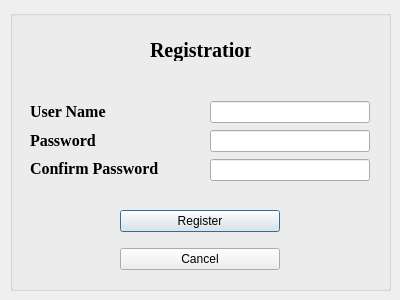
<?xml version="1.0" encoding="UTF-8"?>
<ui version="4.0">
 <class>DialogRegisterWindow</class>
 <widget class="QDialog" name="DialogRegisterWindow">
  <property name="geometry">
   <rect>
    <x>0</x>
    <y>0</y>
    <width>400</width>
    <height>300</height>
   </rect>
  </property>
  <property name="windowTitle">
   <string>Dialog</string>
  </property>
  <widget class="QGroupBox" name="groupBox">
   <property name="geometry">
    <rect>
     <x>10</x>
     <y>10</y>
     <width>381</width>
     <height>281</height>
    </rect>
   </property>
   <property name="title">
    <string/>
   </property>
   <widget class="QLabel" name="label_Registration">
    <property name="geometry">
     <rect>
      <x>140</x>
      <y>30</y>
      <width>101</width>
      <height>21</height>
     </rect>
    </property>
    <property name="font">
     <font>
      <family>Times New Roman</family>
      <pointsize>15</pointsize>
      <bold>true</bold>
     </font>
    </property>
    <property name="text">
     <string>Registration</string>
    </property>
   </widget>
   <widget class="QWidget" name="verticalLayoutWidget">
    <property name="geometry">
     <rect>
      <x>200</x>
      <y>90</y>
      <width>160</width>
      <height>84</height>
     </rect>
    </property>
    <layout class="QVBoxLayout" name="verticalLayout">
     <item>
      <widget class="QLineEdit" name="lineEdit_UserName"/>
     </item>
     <item>
      <widget class="QLineEdit" name="lineEdit_Password">
       <property name="echoMode">
        <enum>QLineEdit::EchoMode::Password</enum>
       </property>
      </widget>
     </item>
     <item>
      <widget class="QLineEdit" name="lineEdit_ConfirmPassword">
       <property name="echoMode">
        <enum>QLineEdit::EchoMode::Password</enum>
       </property>
      </widget>
     </item>
    </layout>
   </widget>
   <widget class="QWidget" name="verticalLayoutWidget_2">
    <property name="geometry">
     <rect>
      <x>20</x>
      <y>90</y>
      <width>160</width>
      <height>80</height>
     </rect>
    </property>
    <layout class="QVBoxLayout" name="verticalLayout_2">
     <item>
      <widget class="QLabel" name="label_UserName">
       <property name="font">
        <font>
         <family>Times New Roman</family>
         <pointsize>12</pointsize>
         <bold>true</bold>
         <kerning>true</kerning>
        </font>
       </property>
       <property name="text">
        <string>User Name</string>
       </property>
      </widget>
     </item>
     <item>
      <widget class="QLabel" name="label_Password">
       <property name="font">
        <font>
         <family>Times New Roman</family>
         <pointsize>12</pointsize>
         <bold>true</bold>
        </font>
       </property>
       <property name="text">
        <string>Password</string>
       </property>
      </widget>
     </item>
     <item>
      <widget class="QLabel" name="label_ConfirmPassword">
       <property name="font">
        <font>
         <family>Times New Roman</family>
         <pointsize>12</pointsize>
         <bold>true</bold>
        </font>
       </property>
       <property name="text">
        <string>Confirm Password</string>
       </property>
      </widget>
     </item>
    </layout>
   </widget>
   <widget class="QWidget" name="verticalLayoutWidget_3">
    <property name="geometry">
     <rect>
      <x>110</x>
      <y>190</y>
      <width>160</width>
      <height>80</height>
     </rect>
    </property>
    <layout class="QVBoxLayout" name="verticalLayout_3">
     <item>
      <widget class="QPushButton" name="pushButton_Register">
       <property name="text">
        <string>Register</string>
       </property>
      </widget>
     </item>
     <item>
      <widget class="QPushButton" name="pushButton_Cancel">
       <property name="text">
        <string>Cancel</string>
       </property>
      </widget>
     </item>
    </layout>
   </widget>
  </widget>
 </widget>
 <resources/>
 <connections/>
</ui>
